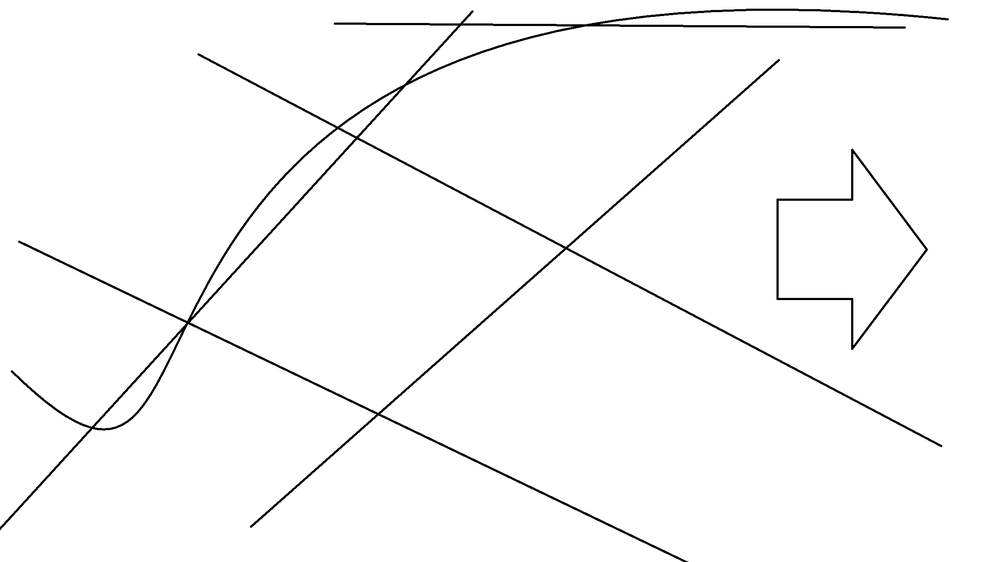
#> input picture paint.png, 1000 x 562 px, shrunk from 2304 x 1296 before the run
$ python v10-line-detec.py
#> lines starting #> are read from the running program, lines starting #| are printed output that depends on the picture; after the words box and inside, x2 and y2 are one past the last pixel; in counts of white or black regions, pixels touching at a corner belong together
import cv2
import numpy as np

img = cv2.imread('paint.png')
#> img is the input picture: shape (562, 1000, 3); min 0, max 255, mean 249.8
gray = cv2.cvtColor(img, cv2.COLOR_BGR2GRAY)

edges = cv2.Canny(gray,50,150,apertureSize=3)
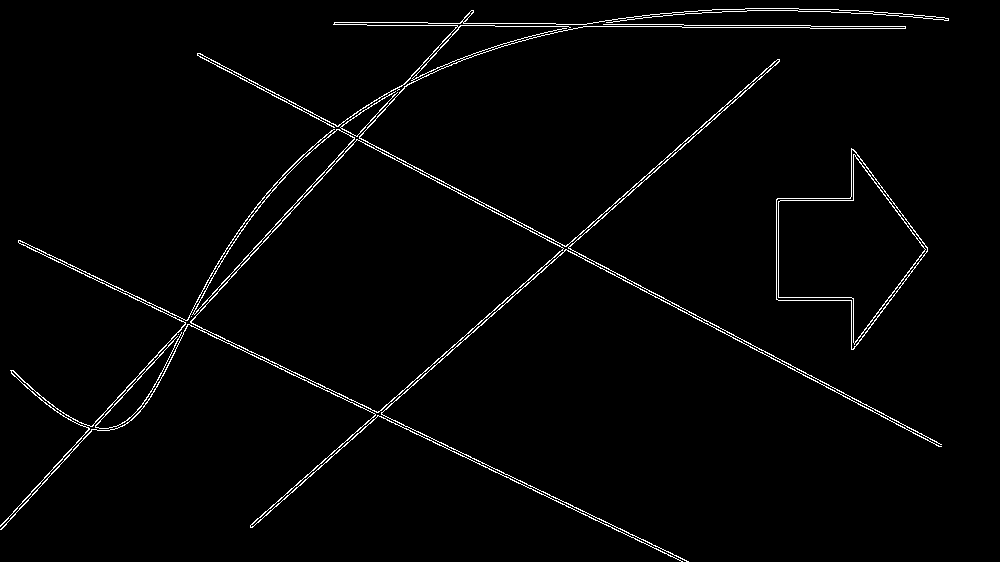
#> edges: shape (562, 1000); 2% white in thin lines or dots

lines_list=[]

lines = cv2.HoughLinesP(
            edges, # Input edge image
            1, # Distance resolution in pixels
            np.pi/180, # Angle resolution in radians
            threshold=100, # Min number of votes for valid line
            minLineLength=5, # Min allowed length of line
            maxLineGap=10 # Max allowed gap between line for joining them
            )
#> lines = 56 rows, first 6: [606, 270, 938, 446], [406, 428, 641, 542], [329, 121, 769, 354], [157, 355, 338, 155], [302, 196, 465, 16], [223, 68, 663, 301]

for point in lines:
    x1, y1, x2, y2 = point[0]
    cv2.line(img,(x1,y1),(x2,y2),(0,255,0),2)
    lines_list.append([(x1,y1),(x2,y2)])
#> this loop made 56 passes
#> (x1, y1, x2, y2) on passes 1 to 12: (606, 270, 938, 446), (406, 428, 641, 542), (329, 121, 769, 354), (157, 355, 338, 155), (302, 196, 465, 16), (223, 68, 663, 301), (376, 412, 530, 278), (684, 25, 810, 25), (495, 26, 568, 26), (598, 263, 940, 444), (494, 312, 654, 172), (554, 257, 688, 137)
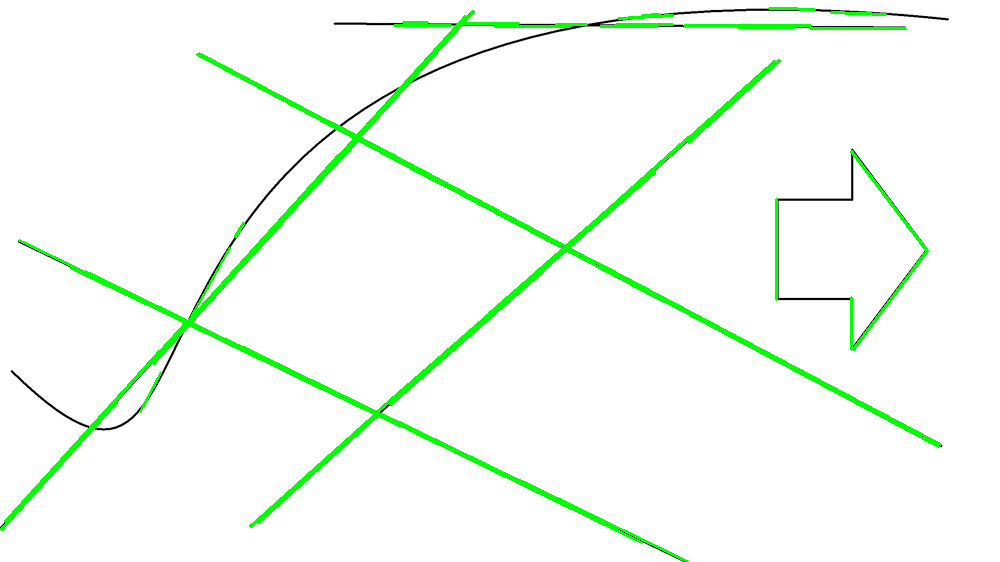
#> img: shape (562, 1000, 3); 3.56% of pixels changed, all inside (x1, y1, x2, y2) = (0, 7, 942, 562)
#> after the loop, lines_list = 56 items

cv2.imwrite('lines_detected.jpg',img)
cv2.imshow('image', img)
cv2.waitKey(0)
cv2.destroyAllWindows()
